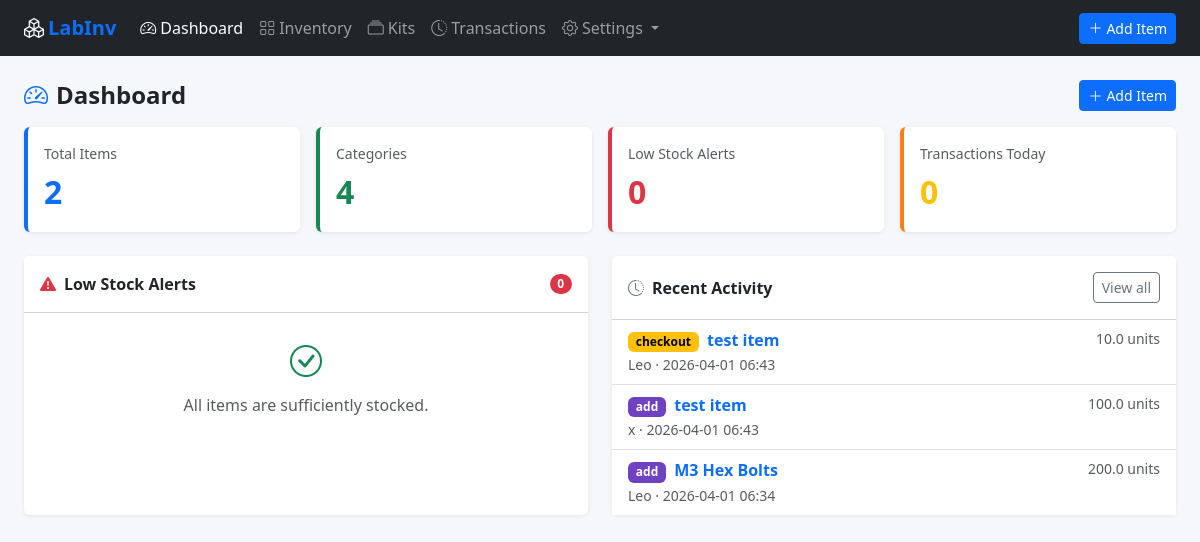
Before: / with the older database file.
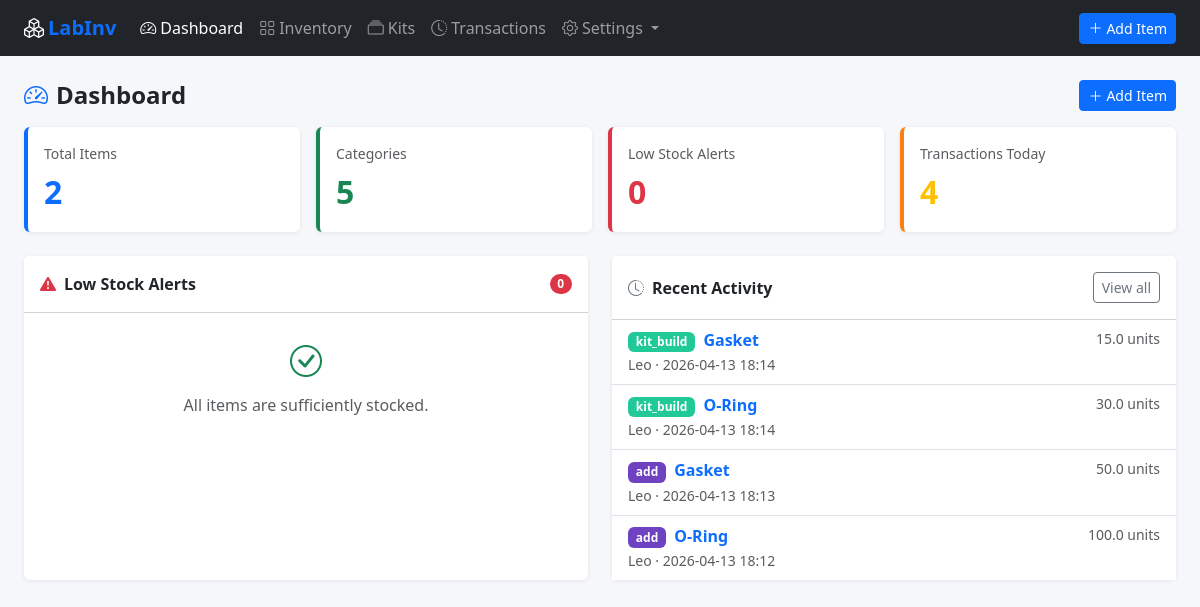
After: the same page with the newer database file.
### tables this page shows
CREATE TABLE transactions (
            id              INTEGER PRIMARY KEY AUTOINCREMENT,
            item_id         INTEGER NOT NULL REFERENCES items(id),
            action          TEXT    NOT NULL,
            quantity_change REAL    NOT NULL,
            quantity_before REAL    NOT NULL,
            quantity_after  REAL    NOT NULL,
            user_name       TEXT    NOT NULL,
            project         TEXT,
            notes           TEXT,
            timestamp       TIMESTAMP DEFAULT CURRENT_TIMESTAMP
        );

CREATE TABLE items (
            id                  INTEGER PRIMARY KEY AUTOINCREMENT,
            name                TEXT    NOT NULL,
            category_id         INTEGER REFERENCES categories(id),
            quantity            REAL    NOT NULL DEFAULT 0,
            unit                TEXT    NOT NULL DEFAULT 'units',
            location_id         INTEGER REFERENCES locations(id),
            low_stock_threshold REAL    DEFAULT 0,
            supplier            TEXT,
            sku                 TEXT,
            notes               TEXT,
            created_at          TIMESTAMP DEFAULT CURRENT_TIMESTAMP,
            updated_at          TIMESTAMP DEFAULT CURRENT_TIMESTAMP
        );

### app.py (the view)
@app.route("/")
def dashboard():
    db = get_db()
    low_stock = db.execute("""
        SELECT i.*, c.name AS category_name, l.name AS location_name
        FROM items i
        LEFT JOIN categories c ON i.category_id = c.id
        LEFT JOIN locations  l ON i.location_id  = l.id
        WHERE i.low_stock_threshold > 0 AND i.quantity <= i.low_stock_threshold
        ORDER BY (i.quantity - i.low_stock_threshold) ASC
    """).fetchall()
    recent = db.execute("""
        SELECT t.*, i.name AS item_name
        FROM transactions t
        JOIN items i ON t.item_id = i.id
        ORDER BY t.timestamp DESC
        LIMIT 12
    """).fetchall()
    stats = {
        "total_items":      db.execute("SELECT COUNT(*) FROM items").fetchone()[0],
        "total_categories": db.execute("SELECT COUNT(*) FROM categories").fetchone()[0],
        "low_stock_count":  len(low_stock),
        "txn_today":        db.execute(
            "SELECT COUNT(*) FROM transactions WHERE DATE(timestamp) = DATE('now')"
        ).fetchone()[0],
    }
    db.close()
    return render_template("index.html", low_stock=low_stock, recent=recent, stats=stats)

### app.py (called while the page is built)
def get_db():
    conn = sqlite3.connect(DATABASE)
    conn.row_factory = sqlite3.Row
    conn.execute("PRAGMA foreign_keys = ON")
    return conn

### templates/index.html (shortened to what this page needs)
{% extends "base.html" %}
{% block content %}
<div class="d-flex align-items-center justify-content-between mt-4 mb-3">
  <h4 class="mb-0 fw-bold"><i class="bi bi-speedometer2 me-2 text-primary"></i>Dashboard</h4>
  <a href="/items/new" class="btn btn-primary btn-sm no-print">
    <i class="bi bi-plus-lg me-1"></i>Add Item
  </a>
</div>
<div class="row g-3 mb-4">
  <div class="col-6 col-md-3">
    <div class="card stat-card blue p-3">
      <div class="text-muted small mb-1">Total Items</div>
      <div class="fs-2 fw-bold text-primary">{{ stats.total_items }}</div>
    </div>
  </div>
  <div class="col-6 col-md-3">
    <div class="card stat-card green p-3">
      <div class="text-muted small mb-1">Categories</div>
      <div class="fs-2 fw-bold text-success">{{ stats.total_categories }}</div>
    </div>
  </div>
  <div class="col-6 col-md-3">
    <div class="card stat-card red p-3">
      <div class="text-muted small mb-1">Low Stock Alerts</div>
      <div class="fs-2 fw-bold text-danger">{{ stats.low_stock_count }}</div>
    </div>
  </div>
  <div class="col-6 col-md-3">
    <div class="card stat-card orange p-3">
      <div class="text-muted small mb-1">Transactions Today</div>
      <div class="fs-2 fw-bold text-warning">{{ stats.txn_today }}</div>
    </div>
  </div>
</div>
<div class="row g-4">
  <div class="col-12 col-lg-6">
    <div class="card h-100">
      <div class="card-header bg-white d-flex align-items-center justify-content-between py-3">
        <span class="fw-semibold"><i class="bi bi-exclamation-triangle-fill text-danger me-2"></i>Low Stock Alerts</span>
        <span class="badge bg-danger rounded-pill">{{ low_stock|length }}</span>
      </div>
      <div class="card-body p-0">
        {% if low_stock %}
          <div class="table-responsive">
            <table class="table table-hover mb-0">
              <thead class="table-light">
                <tr>
                  <th>Item</th>
                  <th>Qty</th>
                  <th>Threshold</th>
                  <th>Location</th>
                </tr>
              </thead>
              <tbody>
                {% for item in low_stock %}
                <tr class="low-stock-row">
                  <td>
                    <a href="/items/{{ item.id }}" class="text-decoration-none fw-semibold">{{ item.name }}</a>
                    {% if item.category_name %}<br><small class="text-muted">{{ item.category_name }}</small>{% endif %}
                  </td>
                  <td>
                    <span class="badge bg-danger qty-badge">{{ item.quantity }} {{ item.unit }}</span>
                  </td>
                  <td><small class="text-muted">{{ item.low_stock_threshold }}</small></td>
                  <td><small>{{ item.location_name or '—' }}</small></td>
                </tr>
                {% endfor %}
              </tbody>
            </table>
          </div>
        {% else %}
          <div class="p-4 text-center text-muted">
            <i class="bi bi-check-circle fs-2 text-success d-block mb-2"></i>
            All items are sufficiently stocked.
          </div>
        {% endif %}
      </div>
    </div>
  </div>
  <div class="col-12 col-lg-6">
    <div class="card h-100">
      <div class="card-header bg-white d-flex align-items-center justify-content-between py-3">
        <span class="fw-semibold"><i class="bi bi-clock-history me-2 text-secondary"></i>Recent Activity</span>
        <a href="/transactions" class="btn btn-outline-secondary btn-sm">View all</a>
      </div>
      <div class="card-body p-0">
        {% if recent %}
          <div class="list-group list-group-flush">
            {% for t in recent %}
            <div class="list-group-item list-group-item-action px-3 py-2">
              <div class="d-flex w-100 justify-content-between align-items-start">
                <div>
                  <span class="badge badge-action-{{ t.action }} me-1">{{ t.action }}</span>
                  <a href="/items/{{ t.item_id }}" class="text-decoration-none fw-semibold">{{ t.item_name }}</a>
                </div>
                <small class="text-muted text-nowrap ms-2">
                  {{ t.quantity_change | abs }} units
                </small>
              </div>
              <small class="text-muted">{{ t.user_name }} · {{ t.timestamp[:16] }}</small>
            </div>
            {% endfor %}
          </div>
        {% else %}
          <div class="p-4 text-center text-muted">
            <i class="bi bi-clock-history fs-2 d-block mb-2"></i>
            No activity yet.
          </div>
        {% endif %}
      </div>
    </div>
  </div>
</div>
{% endblock %}

### templates/base.html (shortened to what this page needs)
<!doctype html>
<html lang="en">
<head>
  <link href="https://cdn.jsdelivr.net/npm/bootstrap@5.3.2/dist/css/bootstrap.min.css" rel="stylesheet">
  <link href="https://cdn.jsdelivr.net/npm/bootstrap-icons@1.11.3/font/bootstrap-icons.min.css" rel="stylesheet">
</head>
<body>
<nav class="navbar navbar-expand-lg navbar-dark bg-dark no-print">
  <div class="container-fluid px-4">
    <a class="navbar-brand" href="/">
      <i class="bi bi-boxes me-1"></i><span>LabInv</span>
    </a>
    <div class="collapse navbar-collapse" id="navbarMain">
      <ul class="navbar-nav me-auto">
        <li class="nav-item">
          <a class="nav-link {% if request.endpoint == 'dashboard' %}active{% endif %}" href="/">
            <i class="bi bi-speedometer2 me-1"></i>Dashboard
          </a>
        </li>
        <li class="nav-item">
          <a class="nav-link {% if request.endpoint in ('items','item_detail','new_item','edit_item') %}active{% endif %}" href="/items">
            <i class="bi bi-grid me-1"></i>Inventory
          </a>
        </li>
        <li class="nav-item">
          <a class="nav-link {% if request.endpoint in ('kits','kit_detail','new_kit','edit_kit') %}active{% endif %}" href="/kits">
            <i class="bi bi-collection me-1"></i>Kits
          </a>
        </li>
        <li class="nav-item">
          <a class="nav-link {% if request.endpoint == 'transactions' %}active{% endif %}" href="/transactions">
            <i class="bi bi-clock-history me-1"></i>Transactions
          </a>
        </li>
        <li class="nav-item dropdown">
          <a class="nav-link dropdown-toggle {% if request.endpoint in ('categories','locations') %}active{% endif %}"
             href="#" data-bs-toggle="dropdown">
            <i class="bi bi-gear me-1"></i>Settings
          </a>
        </li>
      </ul>
      <a href="/items/new" class="btn btn-primary btn-sm">
        <i class="bi bi-plus-lg me-1"></i>Add Item
      </a>
    </div>
  </div>
</nav>
<div class="container-fluid px-4 pb-5">
  {% block content %}{% endblock %}
</div>
</body>
</html>

### templates/base.html (style rules this page uses)
body { background: #f5f7fa; }
.navbar-brand span { color: #0d6efd; font-weight: 700; }
.card { border: none; box-shadow: 0 1px 4px rgba(0,0,0,.08); }
.stat-card { border-left: 4px solid; }
.stat-card.blue { border-color: #0d6efd; }
.stat-card.green { border-color: #198754; }
.stat-card.orange { border-color: #fd7e14; }
.stat-card.red { border-color: #dc3545; }
.badge-action-add { background:#6f42c1; color:#fff; }
.badge-action-kit_build { background:#20c997; color:#fff; }

Changed rows visible on the page:
removed transactions: action "checkout", item_name "test item", quantity_change|abs "10.0", user_name "Leo", timestamp "2026-04-01 06:43"
removed transactions: action "add", item_name "test item", quantity_change|abs "100.0", user_name "x", timestamp "2026-04-01 06:43"
removed transactions: action "add", item_name "M3 Hex Bolts", quantity_change|abs "200.0", user_name "Leo", timestamp "2026-04-01 06:34"
added transactions: action "kit_build", item_name "Gasket", quantity_change|abs "15.0", user_name "Leo", timestamp "2026-04-13 18:14"
added transactions: action "kit_build", item_name "O-Ring", quantity_change|abs "30.0", user_name "Leo", timestamp "2026-04-13 18:14"
added transactions: action "add", item_name "Gasket", quantity_change|abs "50.0", user_name "Leo", timestamp "2026-04-13 18:13"
added transactions: action "add", item_name "O-Ring", quantity_change|abs "100.0", user_name "Leo", timestamp "2026-04-13 18:12"
Other visible differences:
{{ stats.total_categories }}: "4" → "5"
{{ stats.txn_today }}: "0" → "4"
